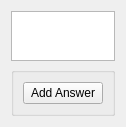
<?xml version="1.0" encoding="UTF-8"?>
<ui version="4.0">
 <class>QuestionWriteWidget</class>
 <widget class="QWidget" name="QuestionWriteWidget">
  <property name="geometry">
   <rect>
    <x>0</x>
    <y>0</y>
    <width>113</width>
    <height>125</height>
   </rect>
  </property>
  <property name="windowTitle">
   <string>Form</string>
  </property>
  <layout class="QVBoxLayout" name="verticalLayout">
   <item>
    <widget class="QTextEdit" name="edit_question">
     <property name="sizePolicy">
      <sizepolicy hsizetype="Expanding" vsizetype="Expanding">
       <horstretch>0</horstretch>
       <verstretch>0</verstretch>
      </sizepolicy>
     </property>
     <property name="maximumSize">
      <size>
       <width>16777215</width>
       <height>50</height>
      </size>
     </property>
    </widget>
   </item>
   <item>
    <widget class="QGroupBox" name="groupBox">
     <property name="sizePolicy">
      <sizepolicy hsizetype="Expanding" vsizetype="Expanding">
       <horstretch>0</horstretch>
       <verstretch>0</verstretch>
      </sizepolicy>
     </property>
     <property name="title">
      <string/>
     </property>
     <layout class="QVBoxLayout" name="verticalLayout_3">
      <item>
       <layout class="QVBoxLayout" name="body"/>
      </item>
      <item>
       <widget class="QPushButton" name="button_addanswer">
        <property name="sizePolicy">
         <sizepolicy hsizetype="Maximum" vsizetype="Maximum">
          <horstretch>0</horstretch>
          <verstretch>0</verstretch>
         </sizepolicy>
        </property>
        <property name="maximumSize">
         <size>
          <width>16777215</width>
          <height>16777215</height>
         </size>
        </property>
        <property name="text">
         <string>Add Answer</string>
        </property>
       </widget>
      </item>
     </layout>
    </widget>
   </item>
  </layout>
 </widget>
 <resources/>
 <connections/>
</ui>
